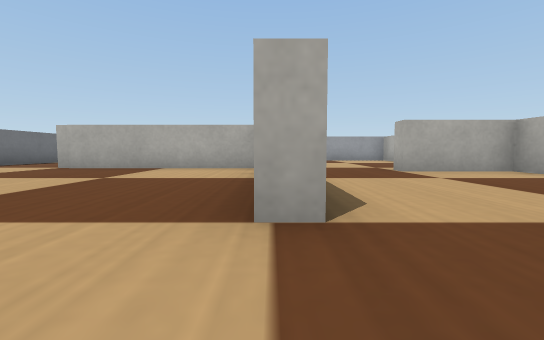
View 1 (above)

22 first-person views from a walk through a Webots world. The camera is 0.04 m above the floor, tilts 4° down and sees 90° across. The floor is counted in squares, 0.1 m on a side. Each view is taken from the middle of a square. On the plan, view 1 faces up. The plan holds only what a view shows up to about 9 squares ahead; the rest is blank. The robots in the file are not drawn. Webots' stock objects and surfaces are drawn as simple stand-ins.

View 2
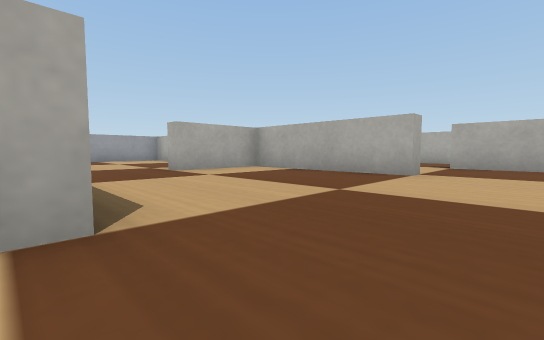

View 3
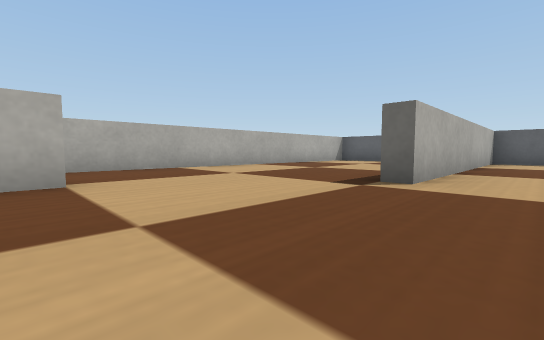

View 4
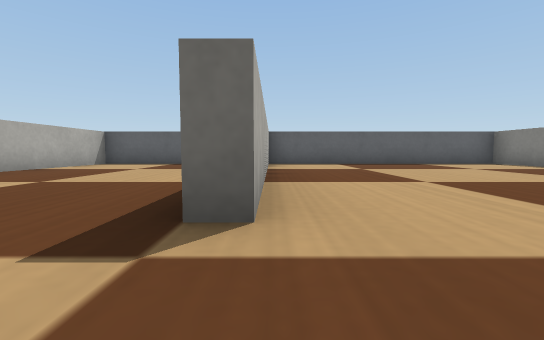

View 5
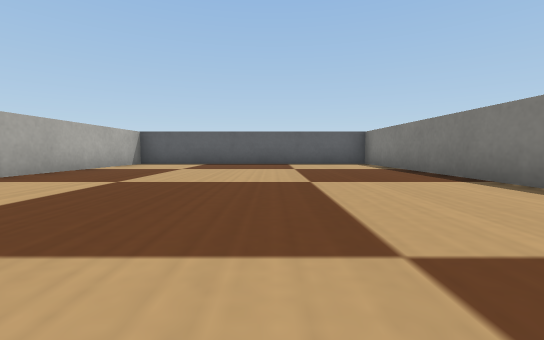

View 6
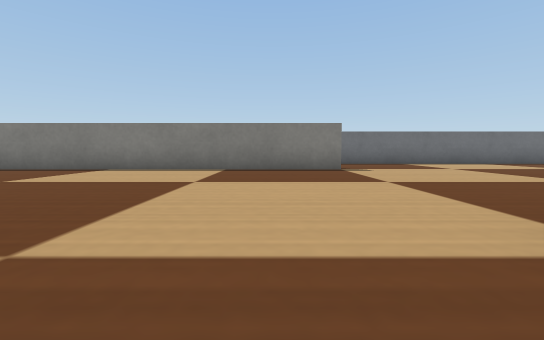

View 7
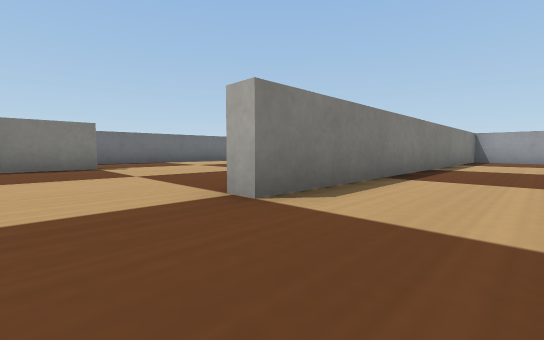

View 8
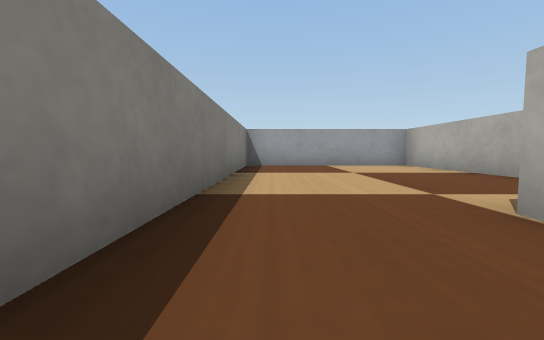

View 9
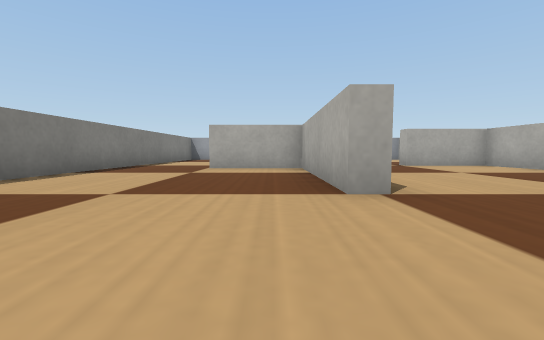

View 10
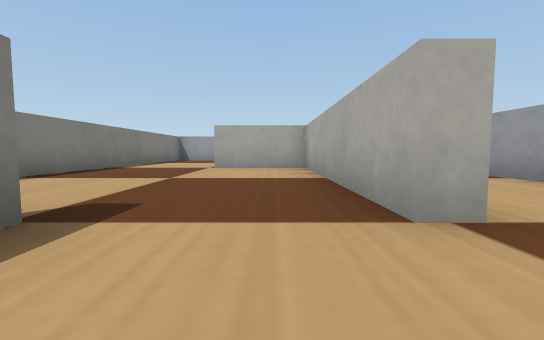

View 11
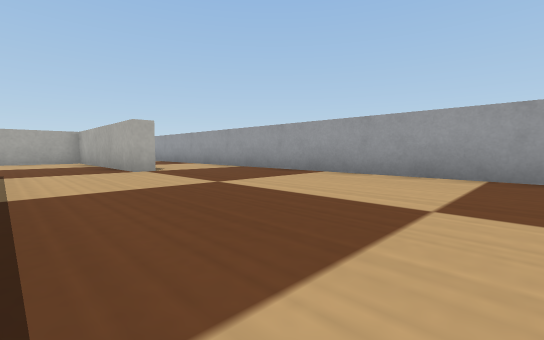

View 12
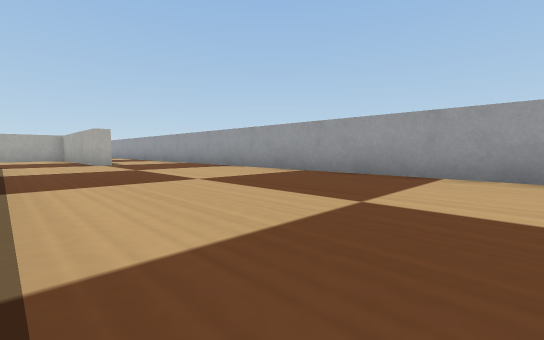

View 13
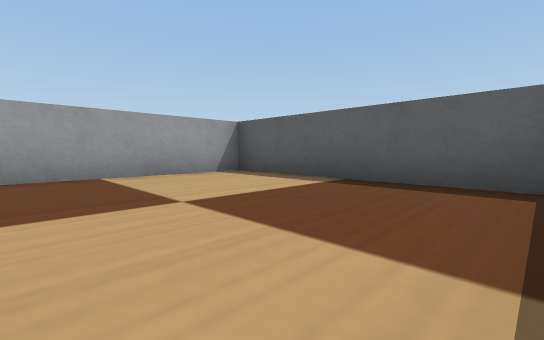

View 14
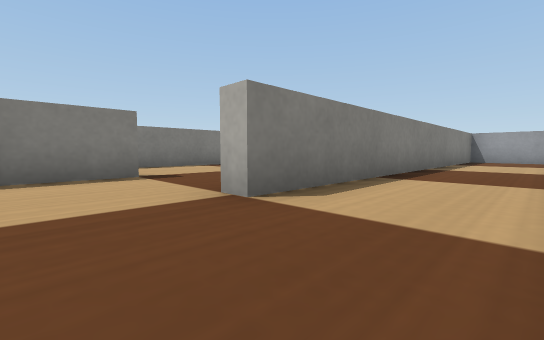

View 15
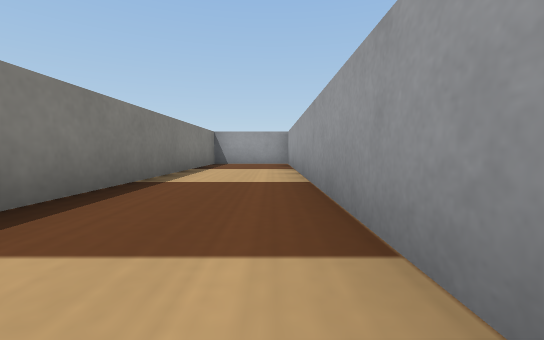

View 16
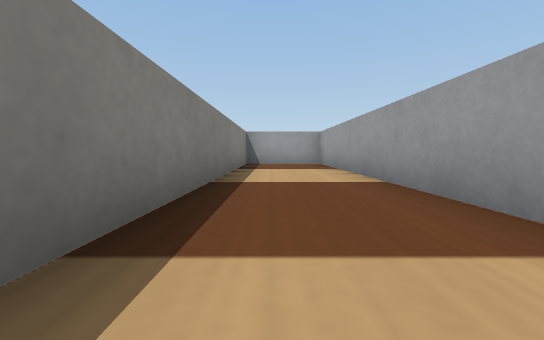

View 17
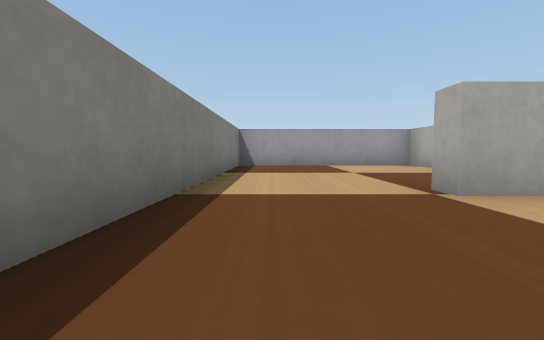

View 18
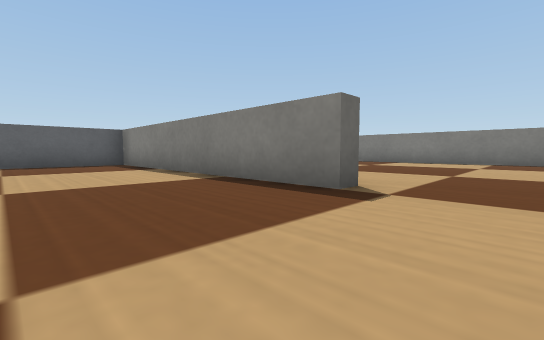

View 19
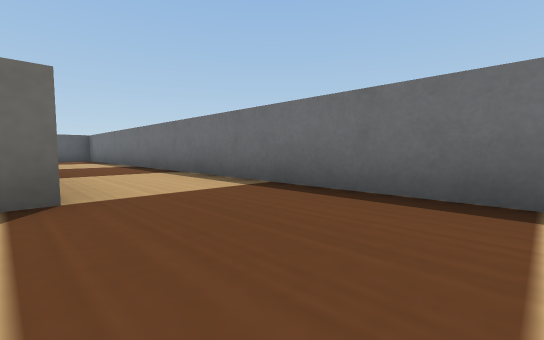

View 20
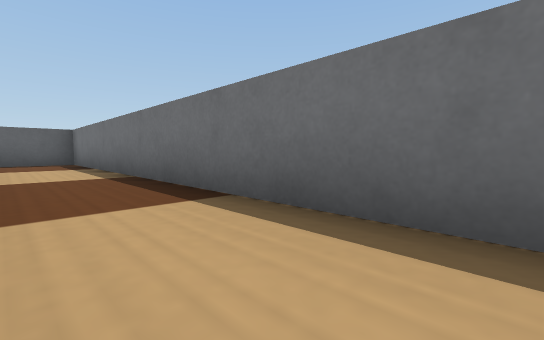

View 21
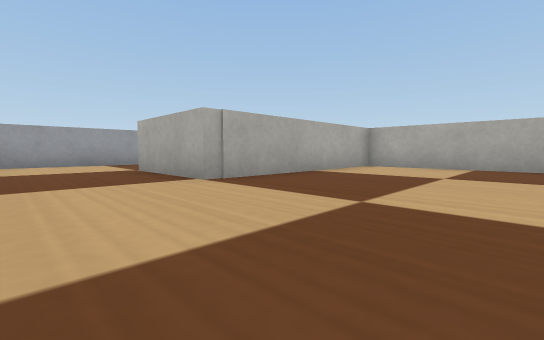

View 22
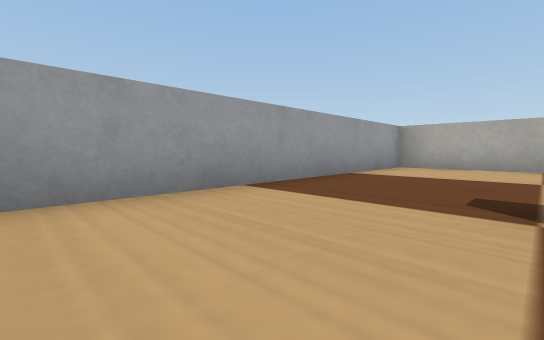

### Floor plan
Ten units are one square. View 1 is at (0, 0); x grows to the right and y downward. Boxes are objects, and circles mark ways between rooms. Rooms are numbered by the first view taken in them; rooms with no view inside come last. Other rooms are left out.
<svg viewBox="-80 -120 210 210">
<path fill="none" stroke="#000" d="M47 -15 47 -53 26 -53M3 -55 3 -15 -1 -15M-4 85 21 85 21 15 25 15 25 85 45 85M-54 -15 -49 -15 -49 85 -4 85M-1 -29 -1 -64 -50 -64M76 -16 76 1M98 -15 98 -64 77 -64 77 -69M51 -76 51 -66M79 85 96 85M96 85 125 85 125 -115 102 -115 102 -15 98 -15M51 -15 47 -15M45 85 72 85 72 -15M51 -66 51 -22M-75 -66 -75 85 -60 85M-50 -64 -50 -89M-75 -91 -75 -66M-1 -89 -1 -115 -71 -115M47 -80 47 -115 3 -115 3 -55M26 -53 26 -57M98 -104 98 -115 51 -115 51 -76"/>
<circle cx="0" cy="35" r="3" fill="#2a7"/>
<circle cx="50" cy="35" r="3" fill="#2a7"/>
<circle cx="15" cy="-60" r="3" fill="#2a7"/>
<circle cx="-50" cy="-40" r="3" fill="#2a7"/>
<circle cx="100" cy="35" r="3" fill="#2a7"/>
<circle cx="69" cy="-49" r="3" fill="#2a7"/>
<circle cx="-65" cy="-75" r="3" fill="#2a7"/>
<text x="20" y="10">1</text>
<text x="-30" y="10">2</text>
<text x="80" y="0">3</text>
<text x="110" y="-10">4</text>
<text x="60" y="20">5</text>
<text x="-70" y="10">6</text>
<text x="-40" y="-90">7</text>
<text x="20" y="-90">8</text>
<text x="70" y="-100">9</text>
</svg>
Room 1 opens to room 2. Room 1 opens to room 5. Room 1 opens to room 8. Room 2 opens to room 6. Room 3 opens to room 4. Room 3 opens to room 5. Room 6 opens to room 7.

Where each view was taken, in squares from view 1:
view 1: 0 up, 0 right, facing up
view 2: 0 up, 0 right, facing up-right
view 3: 2 up, 1 right, facing down-right
view 4: 0 up, 2 right, facing down
view 5: 0 up, 2 left, facing down
view 6: 0 up, 1 right, facing left
view 7: 0 up, 2 right, facing up-left
view 8: 4 up, 1 right, facing up
view 9: 1 down, 4 right, facing up
view 10: 0 up, 9 right, facing up
view 11: 4 down, 8 right, facing up-right
view 12: 7 down, 8 right, facing up-right
view 13: 5 down, 8 right, facing down-right
view 14: 0 up, 12 right, facing up-left
view 15: 3 up, 12 right, facing up
view 16: 3 up, 11 right, facing up
view 17: 4 up, 6 right, facing up
view 18: 0 up, 5 right, facing down-left
view 19: 4 up, 5 left, facing down-left
view 20: 1 up, 6 left, facing down-left
view 21: 3 up, 7 left, facing up-right
view 22: 9 up, 7 left, facing up-right
